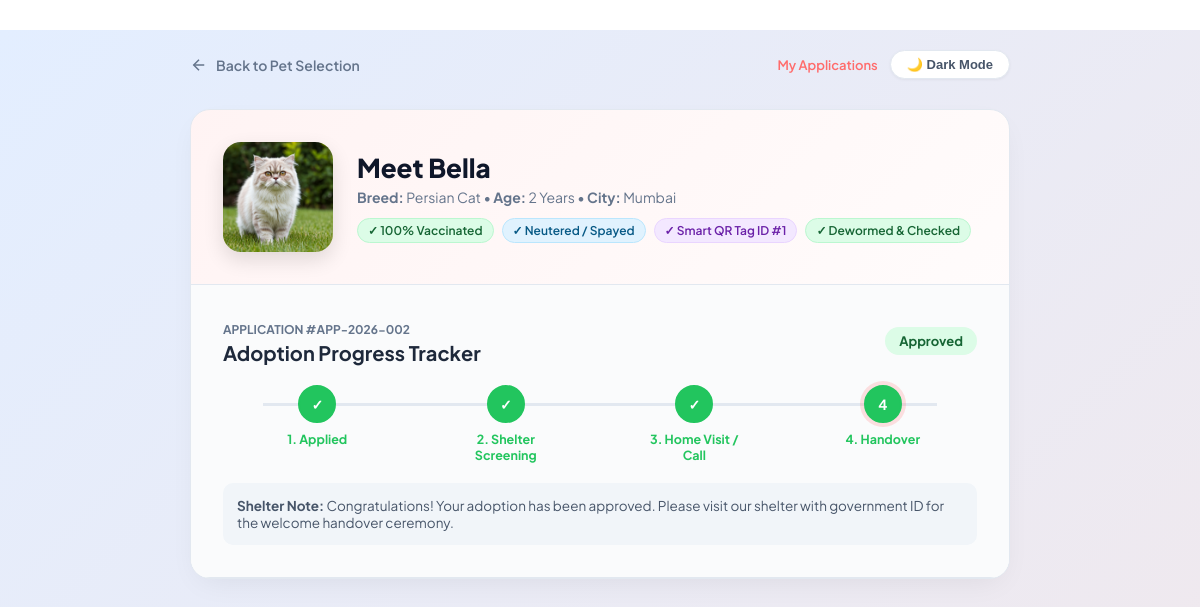
/adopt.php?app_id=2, run on the app's committed database.
### tables this page shows
CREATE TABLE pets (
  id INTEGER PRIMARY KEY AUTOINCREMENT,
  name VARCHAR(100) NOT NULL,
  category VARCHAR(50) NOT NULL,
  status VARCHAR(50) DEFAULT "available",
  trait_tag VARCHAR(50) DEFAULT "family"
, breed TEXT DEFAULT "Mixed Breed", age TEXT DEFAULT "1 Year", vaccinated INTEGER DEFAULT 1, neutered INTEGER DEFAULT 1, dewormed INTEGER DEFAULT 1, city TEXT DEFAULT "Delhi NCR", image TEXT DEFAULT "Img/Img/persian.jpeg", description TEXT DEFAULT "Affectionate, playful, and looking for a loving home.");

CREATE TABLE applications (
    id INTEGER PRIMARY KEY AUTOINCREMENT,
    user_id INTEGER,
    pet_id INTEGER,
    applicant_name TEXT NOT NULL,
    applicant_email TEXT NOT NULL,
    applicant_phone TEXT NOT NULL,
    applicant_city TEXT NOT NULL,
    residence_type TEXT NOT NULL,
    has_experience TEXT NOT NULL,
    other_pets TEXT NOT NULL,
    reason TEXT,
    status TEXT DEFAULT "Under Review",
    applied_at DATETIME DEFAULT CURRENT_TIMESTAMP
);

### adopt.php (the view, shortened to what this page needs)
<?php
require_once 'db.php';
$pet_id = isset($_GET['id']) ? intval($_GET['id']) : (isset($_GET['pet_id']) ? intval($_GET['pet_id']) : 0);
$app_id = isset($_GET['app_id']) ? intval($_GET['app_id']) : 0;
$pet = null;
$application = null;
if ($app_id > 0) {
    $stmt = $pdo->prepare("SELECT a.*, p.name AS pet_name, p.category, p.breed, p.image, p.age, p.city AS pet_city
                           FROM applications a
                           JOIN pets p ON a.pet_id = p.id
                           WHERE a.id = ?");
    $stmt->execute([$app_id]);
    $application = $stmt->fetch();
    if ($application) {
        $pet_id = $application['pet_id'];
    }
}
if ($pet_id > 0) {
    $stmt = $pdo->prepare("SELECT * FROM pets WHERE id = ?");
    $stmt->execute([$pet_id]);
    $pet = $stmt->fetch();
}
?>
<!DOCTYPE html>
<html lang="en">
<head>
    <link rel="stylesheet" href="CSS/sign.css">
    <link rel="stylesheet" href="CSS/premium.css">
    <link rel="stylesheet" href="CSS/dark-mode.css">
</head>
<body>
    <div class="adopt-container">
        <div class="nav-header">
            <a href="select.php" class="nav-back-link">
                <svg width="18" height="18" viewBox="0 0 24 24" fill="none" stroke="currentColor" stroke-width="2"><line x1="19" y1="12" x2="5" y2="12"></line><polyline points="12 19 5 12 12 5"></polyline></svg>
                <span>Back to Pet Selection</span>
            </a>
            <div style="display:flex; gap:12px; align-items:center;">
                <a href="my-applications.php" style="font-size:13px; font-weight:600; color:#ff6b6b; text-decoration:none;">My Applications</a>
                <button id="dark-mode-toggle" class="pill-toggle">🌙 Dark Mode</button>
            </div>
        </div>
        <div class="adopt-card">
            <div class="pet-banner">
                <img src="<?php echo htmlspecialchars($pet['image'] ?? 'Img/Img/persian.jpeg'); ?>" alt="Pet" class="pet-avatar">
                <div class="pet-meta">
                    <h1>Meet <?php echo htmlspecialchars($pet['name']); ?></h1>
                    <p><b>Breed:</b> <?php echo htmlspecialchars($pet['breed'] ?? $pet['category']); ?> &bull; <b>Age:</b> <?php echo htmlspecialchars($pet['age'] ?? '1 Year'); ?> &bull; <b>City:</b> <?php echo htmlspecialchars($pet['city'] ?? 'Delhi NCR'); ?></p>
                    <div class="health-badges">
                        <span class="badge badge-green">✓ 100% Vaccinated</span>
                        <span class="badge badge-blue">✓ Neutered / Spayed</span>
                        <span class="badge badge-purple">✓ Smart QR Tag ID #<?php echo $pet['id']; ?></span>
                        <span class="badge badge-green">✓ Dewormed & Checked</span>
                    </div>
                </div>
            </div>
            <?php if ($application): ?>
                <?php
                    $currStatus = $application['status'];
                    $s1 = 'completed';
                    $s2 = ($currStatus == 'Under Review') ? 'active' : (($currStatus == 'Home Check Scheduled' || $currStatus == 'Approved') ? 'completed' : '');
                    $s3 = ($currStatus == 'Home Check Scheduled') ? 'active' : (($currStatus == 'Approved') ? 'completed' : '');
                    $s4 = ($currStatus == 'Approved') ? 'completed active' : '';
                ?>
                <div class="stepper-box">
                    <div style="display:flex; justify-content:space-between; align-items:center;">
                        <div>
                            <span style="font-size:12px; font-weight:700; color:#64748b; text-transform:uppercase;">Application #APP-2026-<?php echo str_pad($application['id'], 3, '0', STR_PAD_LEFT); ?></span>
                            <h2 style="font-size:20px; font-weight:700; margin-top:2px;">Adoption Progress Tracker</h2>
                        </div>
                        <span class="status-pill <?php echo strtolower(str_replace(' ', '', $currStatus)); ?>"><?php echo htmlspecialchars($currStatus); ?></span>
                    </div>
                    <div class="stepper">
                        <div class="step-item <?php echo $s1; ?>">
                            <div class="step-circle">✓</div>
                            <span class="step-label">1. Applied</span>
                        </div>
                        <div class="step-item <?php echo $s2; ?>">
                            <div class="step-circle"><?php echo ($s2 == 'completed') ? '✓' : '2'; ?></div>
                            <span class="step-label">2. Shelter Screening</span>
                        </div>
                        <div class="step-item <?php echo $s3; ?>">
                            <div class="step-circle"><?php echo ($s3 == 'completed') ? '✓' : '3'; ?></div>
                            <span class="step-label">3. Home Visit / Call</span>
                        </div>
                        <div class="step-item <?php echo $s4; ?>">
                            <div class="step-circle"><?php echo ($s4 == 'completed') ? '✓' : '4'; ?></div>
                            <span class="step-label">4. Handover</span>
                        </div>
                    </div>
                    <div style="background:#f1f5f9; padding:14px; border-radius:10px; margin-top:20px; font-size:13.5px; color:#475569;">
                        <b>Shelter Note:</b> <?php
                            if ($currStatus == 'Approved') echo 'Congratulations! Your adoption has been approved. Please visit our shelter with government ID for the welcome handover ceremony.';
                            elseif ($currStatus == 'Home Check Scheduled') echo 'Our shelter officer will contact your phone (' . htmlspecialchars($application['applicant_phone']) . ') to schedule a brief 10-minute video call.';
                            else echo 'Your application has been received and is under priority review by our shelter verification team.';
                        ?>
                    </div>
                </div>
            <?php endif; ?>
        </div>
    </div>
</body>
</html>

### CSS/sign.css (style rules this page uses)
:root { --primary: #ff6b6b; --primary-hover: #ff5252; --font-main: 'Plus Jakarta Sans', -apple-system, BlinkMacSystemFont, 'Segoe UI', Roboto, sans-serif; --font-google: 'Roboto', 'Plus Jakarta Sans', system-ui, sans-serif; }
* { margin: 0; padding: 0; box-sizing: border-box; }
body, html { min-height: 100%; font-family: var(--font-main); background-color: #ffffff; color: #1e293b; -webkit-font-smoothing: antialiased; }
.nav-back-link { display: inline-flex; align-items: center; gap: 8px; color: #64748b; font-size: 14px; font-weight: 600; text-decoration: none; transition: all 0.2s; }
.pill-toggle { background: #ffffff; border: 1px solid #e2e8f0; border-radius: 9999px; padding: 6px 16px; font-size: 13px; font-weight: 600; color: #475569; cursor: pointer; transition: all 0.2s; box-shadow: 0 1px 3px rgba(0, 0, 0, 0.05); }

### CSS/premium.css (style rules this page uses)
:root { --primary: #ff6b6b; --primary-hover: #ff5252; --nav-bg: rgba(255, 255, 255, 0.85); --card-bg: rgba(255, 255, 255, 0.9); }
body { background: linear-gradient(-45deg, #f3e7e9, #e3eeff, #f3e7e9, #e3eeff); background-size: 400% 400%; animation: gradientBG 15s ease infinite; font-family: 'Inter', sans-serif; }
button, .btn, .btn-adopt { transition: all 0.3s cubic-bezier(0.4, 0, 0.2, 1) !important; transform: translateY(0); }

### CSS/dark-mode.css (style rules this page uses)
:root { --bg-primary: #ffffff; --text-primary: #333333; --bg-secondary: #f4f4f4; }

### adopt.php (style rules this page uses)
body { background-color: #f8fafc; font-family: 'Plus Jakarta Sans', sans-serif; color: #1e293b; }
.adopt-container { max-width: 860px; margin: 30px auto; padding: 0 20px 60px; }
.adopt-card { background: #ffffff; border-radius: 20px; border: 1px solid #e2e8f0; box-shadow: 0 10px 30px -10px rgba(0,0,0,0.08); overflow: hidden; }
.pet-banner { display: flex; gap: 24px; padding: 32px; background: linear-gradient(135deg, rgba(255,107,107,0.08), rgba(255,82,82,0.02)); border-bottom: 1px solid #e2e8f0; align-items: center; }
.pet-avatar { width: 110px; height: 110px; border-radius: 18px; object-fit: cover; box-shadow: 0 8px 20px rgba(0,0,0,0.12); flex-shrink: 0; }
.pet-meta h1 { font-size: 26px; font-weight: 800; color: #0f172a; margin-bottom: 4px; }
.pet-meta p { font-size: 14px; color: #64748b; margin-bottom: 12px; }
.health-badges { display: flex; flex-wrap: wrap; gap: 8px; }
.badge { display: inline-flex; align-items: center; gap: 5px; font-size: 12px; font-weight: 600; padding: 4px 10px; border-radius: 9999px; }
.badge-green { background: #dcfce7; color: #166534; border: 1px solid #bbf7d0; }
.badge-blue { background: #e0f2fe; color: #075985; border: 1px solid #bae6fd; }
.badge-purple { background: #f3e8ff; color: #6b21a8; border: 1px solid #e9d5ff; }
.stepper-box { padding: 32px; background: #fafbfc; border-bottom: 1px solid #e2e8f0; }
.stepper { display: flex; justify-content: space-between; position: relative; margin: 20px 0 10px; }
.stepper::before { content: ''; position: absolute; top: 18px; left: 40px; right: 40px; height: 3px; background: #e2e8f0; z-index: 1; }
.step-item { position: relative; z-index: 2; display: flex; flex-direction: column; align-items: center; flex: 1; text-align: center; }
.step-circle { width: 38px; height: 38px; border-radius: 50%; background: #ffffff; border: 2px solid #cbd5e1; display: flex; align-items: center; justify-content: center; font-weight: 700; font-size: 14px; color: #64748b; margin-bottom: 8px; transition: all 0.3s; }
.step-item.active .step-circle { background: #ff6b6b; border-color: #ff6b6b; color: #ffffff; box-shadow: 0 0 0 4px rgba(255,107,107,0.2); }
.step-item.completed .step-circle { background: #22c55e; border-color: #22c55e; color: #ffffff; }
.step-label { font-size: 12.5px; font-weight: 600; color: #64748b; max-width: 110px; }
.step-item.active .step-label { color: #ff6b6b; font-weight: 700; }
.step-item.completed .step-label { color: #22c55e; font-weight: 700; }
.nav-header { display: flex; justify-content: space-between; align-items: center; padding: 20px 0; margin-bottom: 10px; }
.status-pill { padding: 6px 14px; border-radius: 9999px; font-size: 13px; font-weight: 700; display: inline-block; }
.status-pill.approved { background: #dcfce7; color: #166534; }

### data on the page
pets: image (picture), name "Bella", breed "Persian Cat", age "2 Years", city "Mumbai", id "1"
applications: id "002", status "Approved"
